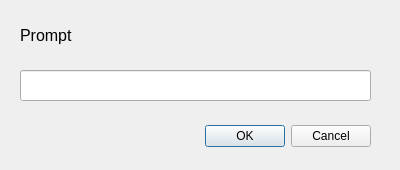
<?xml version="1.0" encoding="UTF-8"?>
<ui version="4.0">
 <class>Dialog</class>
 <widget class="QDialog" name="Dialog">
  <property name="geometry">
   <rect>
    <x>0</x>
    <y>0</y>
    <width>400</width>
    <height>170</height>
   </rect>
  </property>
  <property name="windowTitle">
   <string>Dialog</string>
  </property>
  <widget class="QDialogButtonBox" name="buttonBox">
   <property name="geometry">
    <rect>
     <x>30</x>
     <y>120</y>
     <width>341</width>
     <height>32</height>
    </rect>
   </property>
   <property name="orientation">
    <enum>Qt::Horizontal</enum>
   </property>
   <property name="standardButtons">
    <set>QDialogButtonBox::Cancel|QDialogButtonBox::Ok</set>
   </property>
  </widget>
  <widget class="QLabel" name="label">
   <property name="geometry">
    <rect>
     <x>20</x>
     <y>20</y>
     <width>281</width>
     <height>31</height>
    </rect>
   </property>
   <property name="font">
    <font>
     <pointsize>12</pointsize>
    </font>
   </property>
   <property name="text">
    <string>Prompt</string>
   </property>
  </widget>
  <widget class="QLineEdit" name="lineEdit">
   <property name="geometry">
    <rect>
     <x>20</x>
     <y>70</y>
     <width>351</width>
     <height>31</height>
    </rect>
   </property>
  </widget>
 </widget>
 <resources/>
 <connections>
  <connection>
   <sender>buttonBox</sender>
   <signal>accepted()</signal>
   <receiver>Dialog</receiver>
   <slot>accept()</slot>
   <hints>
    <hint type="sourcelabel">
     <x>248</x>
     <y>254</y>
    </hint>
    <hint type="destinationlabel">
     <x>157</x>
     <y>274</y>
    </hint>
   </hints>
  </connection>
  <connection>
   <sender>buttonBox</sender>
   <signal>rejected()</signal>
   <receiver>Dialog</receiver>
   <slot>reject()</slot>
   <hints>
    <hint type="sourcelabel">
     <x>316</x>
     <y>260</y>
    </hint>
    <hint type="destinationlabel">
     <x>286</x>
     <y>274</y>
    </hint>
   </hints>
  </connection>
 </connections>
</ui>
